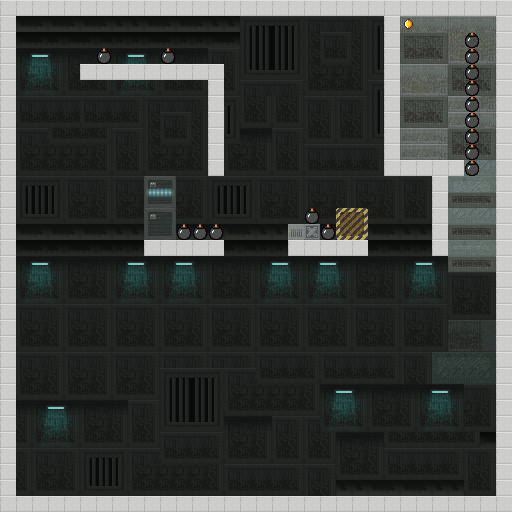

Rendered tile map (Tiled .tmx) drawn with the repository's tilesets; below, a short description and the full map source, tile grids included:
An orthogonal 32x32 tile map with 16x16 px tiles, 2 tile layers (background, level).

<map version="1.2" tiledversion="1.3.1" orientation="orthogonal" renderorder="right-down" compressionlevel="0" width="32" height="32" tilewidth="16" tileheight="16" infinite="0" nextlayerid="3" nextobjectid="1">
 <properties>
  <property name="maxMirrors" type="int" value="10" />
 </properties>
 <tileset firstgid="1" source="scifi_platformTiles_16x16.tsx" />
 <layer id="1" name="background" width="32" height="32">
  <data encoding="csv">
0,0,0,0,0,0,0,0,0,0,0,0,0,0,0,0,0,0,0,0,0,0,0,0,0,0,0,0,0,0,0,0,
0,491,492,493,494,495,496,497,498,499,500,501,502,503,504,505,506,507,508,617,618,619,620,505,0,304,305,306,304,305,306,0,
0,526,527,528,529,530,531,532,533,534,535,536,537,538,539,540,541,542,543,652,653,654,655,540,0,19,20,21,339,340,341,0,
0,561,562,563,564,565,566,567,568,569,570,571,572,573,574,575,576,577,578,687,688,689,690,575,0,54,55,56,374,375,376,0,
0,596,597,598,599,600,601,602,603,604,605,606,607,608,609,610,611,612,613,722,723,724,725,610,0,16,17,18,19,20,21,0,
0,631,632,633,634,635,636,637,638,639,640,641,642,643,644,645,646,647,648,757,758,759,760,505,0,51,52,53,54,55,56,0,
0,509,510,511,512,669,670,670,671,617,618,619,620,0,677,549,550,549,550,514,515,514,515,540,0,19,20,21,95,96,376,0,
0,544,545,546,547,757,758,759,760,652,653,654,655,0,712,584,585,584,585,549,550,549,550,575,0,54,55,56,95,96,306,0,
0,678,679,680,681,682,683,573,574,687,688,689,690,0,747,571,572,573,574,584,585,584,585,610,0,94,95,96,19,20,21,0,
0,713,714,715,716,717,718,608,609,722,723,724,725,0,605,606,607,608,609,509,510,511,512,513,0,94,95,96,54,55,56,0,
0,748,749,750,751,752,753,643,644,757,758,759,760,0,640,641,642,643,644,544,545,546,547,548,0,0,0,0,0,384,385,0,
0,675,676,677,666,667,668,669,670,71,72,673,674,675,676,677,666,667,668,669,670,671,672,673,674,514,515,0,313,314,315,0,
0,710,711,712,701,702,703,704,705,106,107,708,709,710,711,712,701,702,703,704,705,706,707,708,709,549,550,0,97,98,99,0,
0,745,746,747,736,737,738,739,740,141,142,743,744,745,746,747,736,737,738,739,740,146,147,743,744,584,585,0,383,384,385,0,
0,491,492,493,494,495,496,497,498,176,177,492,493,494,495,496,497,498,178,179,492,181,182,495,496,497,498,499,97,98,99,0,
0,526,527,528,529,530,531,532,533,534,526,527,528,529,530,531,532,533,534,526,527,528,529,530,531,532,533,534,103,104,105,0,
0,561,562,563,564,565,566,567,568,569,561,562,563,564,565,566,567,568,569,561,562,563,564,565,566,567,568,569,97,98,99,0,
0,596,597,598,599,600,601,602,603,604,596,597,598,599,600,601,602,603,604,596,597,598,599,600,601,602,603,604,672,673,674,0,
0,631,632,633,634,635,636,637,638,639,631,632,633,634,635,636,637,638,639,631,632,633,634,635,636,637,638,639,707,708,709,0,
0,666,667,668,669,670,671,672,673,674,666,667,668,669,670,671,672,673,674,666,667,668,669,670,671,672,673,674,742,743,744,0,
0,701,702,703,704,705,706,707,708,709,701,702,703,704,705,706,707,708,709,701,702,703,704,705,706,707,708,709,558,559,560,0,
0,736,737,738,739,740,741,742,743,744,736,737,738,739,740,741,742,743,744,736,737,738,739,740,741,742,743,744,593,594,595,0,
0,666,667,668,669,670,671,672,673,674,672,673,674,672,673,674,645,646,647,648,509,510,511,512,513,514,515,624,628,629,630,0,
0,701,702,703,704,705,706,707,708,709,505,506,507,508,678,679,680,681,682,683,544,545,546,547,548,549,550,659,663,664,665,0,
0,736,737,738,739,740,741,742,743,744,540,541,542,543,713,714,715,716,717,718,561,562,563,564,565,566,567,568,569,670,671,0,
0,566,567,568,569,570,571,572,573,574,575,576,577,578,748,749,750,751,752,753,596,597,598,599,600,601,602,603,604,705,706,0,
0,601,602,603,604,605,606,607,608,609,610,611,612,613,570,571,572,573,574,573,637,632,633,634,635,636,637,638,639,740,741,0,
0,636,637,638,639,640,641,642,643,644,645,646,647,648,605,606,607,608,609,608,609,564,565,566,748,749,750,751,752,753,538,0,
0,671,672,673,674,675,676,677,678,679,680,681,682,683,640,641,642,643,644,643,644,599,600,601,509,510,511,512,513,514,515,0,
0,706,707,708,709,710,711,712,713,714,715,716,717,718,509,510,511,512,513,514,515,634,635,636,544,545,546,547,548,549,550,0,
0,741,742,743,744,745,746,747,748,749,750,751,752,753,544,545,546,547,548,549,550,497,498,499,500,501,502,503,503,584,585,0,
0,0,0,0,0,0,0,0,0,0,0,0,0,0,0,0,0,0,0,0,0,0,0,0,0,0,0,0,0,0,0,0
</data>
 </layer>
 <layer id="2" name="level" width="32" height="32">
  <data encoding="csv">
456,456,456,456,456,456,456,456,456,456,456,456,456,456,456,456,456,456,456,456,456,456,456,456,456,456,456,456,456,456,456,456,
456,77,77,77,77,77,77,77,77,77,77,77,77,77,77,77,77,77,77,77,77,77,77,77,456,81,77,77,77,77,77,456,
456,77,77,77,77,77,77,77,77,77,77,77,77,77,77,77,77,77,77,77,77,77,77,77,456,77,77,77,77,78,77,456,
456,77,77,77,77,77,78,77,77,77,78,77,77,77,77,77,77,77,77,77,77,77,77,77,456,77,77,77,77,78,77,456,
456,77,77,77,77,456,456,456,456,456,456,456,456,456,77,77,77,77,77,77,77,77,77,77,456,77,77,77,77,78,77,456,
456,77,77,77,77,77,77,77,77,77,77,77,77,456,77,77,77,77,77,77,77,77,77,77,456,77,77,77,77,78,77,456,
456,77,77,77,77,77,77,77,77,77,77,77,77,456,77,77,77,77,77,77,77,77,77,77,456,77,77,77,77,78,77,456,
456,77,77,77,77,77,77,77,77,77,77,77,77,456,77,77,77,77,77,77,77,77,77,77,456,77,77,77,77,78,77,456,
456,77,77,77,77,77,77,77,77,77,77,77,77,456,77,77,77,77,77,77,77,77,77,77,456,77,77,77,77,78,77,456,
456,77,77,77,77,77,77,77,77,77,77,77,77,456,77,77,77,77,77,77,77,77,77,77,456,77,77,77,77,78,77,456,
456,77,77,77,77,77,77,77,77,77,77,77,77,456,77,77,77,77,77,77,77,77,77,77,456,456,456,456,456,78,77,456,
456,77,77,77,77,77,77,77,77,77,77,77,77,77,77,77,77,77,77,77,77,77,77,77,77,77,77,456,77,77,77,456,
456,77,77,77,77,77,77,77,77,77,77,77,77,77,77,77,77,77,77,77,77,77,77,77,77,77,77,456,77,77,77,456,
456,77,77,77,77,77,77,77,77,77,77,77,77,77,77,77,77,77,77,78,77,77,77,77,77,77,77,456,77,77,77,456,
456,77,77,77,77,77,77,77,77,77,77,78,78,78,77,77,77,77,77,77,78,77,77,77,77,77,77,456,77,77,77,456,
456,77,77,77,77,77,77,77,77,456,456,456,456,456,77,77,77,77,456,456,456,456,456,77,77,77,77,456,77,77,77,456,
456,77,77,77,77,77,77,77,77,77,77,77,77,77,77,77,77,77,77,77,77,77,77,77,77,77,77,77,77,77,77,456,
456,77,77,77,77,77,77,77,77,77,77,77,77,77,77,77,77,77,77,77,77,77,77,77,77,77,77,77,77,77,77,456,
456,77,77,77,77,77,77,77,77,77,77,77,77,77,77,77,77,77,77,77,77,77,77,77,77,77,77,77,77,77,77,456,
456,77,77,77,77,77,77,77,77,77,77,77,77,77,77,77,77,77,77,77,77,77,77,77,77,77,77,77,77,77,77,456,
456,77,77,77,77,77,77,77,77,77,77,77,77,77,77,77,77,77,77,77,77,77,77,77,77,77,77,77,77,77,77,456,
456,77,77,77,77,77,77,77,77,77,77,77,77,77,77,77,77,77,77,77,77,77,77,77,77,77,77,77,77,77,77,456,
456,77,77,77,77,77,77,77,77,77,77,77,77,77,77,77,77,77,77,77,77,77,77,77,77,77,77,77,77,77,77,456,
456,77,77,77,77,77,77,77,77,77,77,77,77,77,77,77,77,77,77,77,77,77,77,77,77,77,77,77,77,77,77,456,
456,77,77,77,77,77,77,77,77,77,77,77,77,77,77,77,77,77,77,77,77,77,77,77,77,77,77,77,77,77,77,456,
456,77,77,77,77,77,77,77,77,77,77,77,77,77,77,77,77,77,77,77,77,77,77,77,77,77,77,77,77,77,77,456,
456,77,77,77,77,77,77,77,77,77,77,77,77,77,77,77,77,77,77,77,77,77,77,77,77,77,77,77,77,77,77,456,
456,77,77,77,77,77,77,77,77,77,77,77,77,77,77,77,77,77,77,77,77,77,77,77,77,77,77,77,77,77,77,456,
456,77,77,77,77,77,77,77,77,77,77,77,77,77,77,77,77,77,77,77,77,77,77,77,77,77,77,77,77,77,77,456,
456,77,77,77,77,77,77,77,77,77,77,77,77,77,77,77,77,77,77,77,77,77,77,77,77,77,77,77,77,77,77,456,
456,77,77,77,77,77,77,77,77,77,77,77,77,77,77,77,77,77,77,77,77,77,77,77,77,77,77,77,77,77,77,456,
456,456,456,456,456,456,456,456,456,456,456,456,456,456,456,456,456,456,456,456,456,456,456,456,456,456,456,456,456,456,456,456
</data>
 </layer>
</map>
